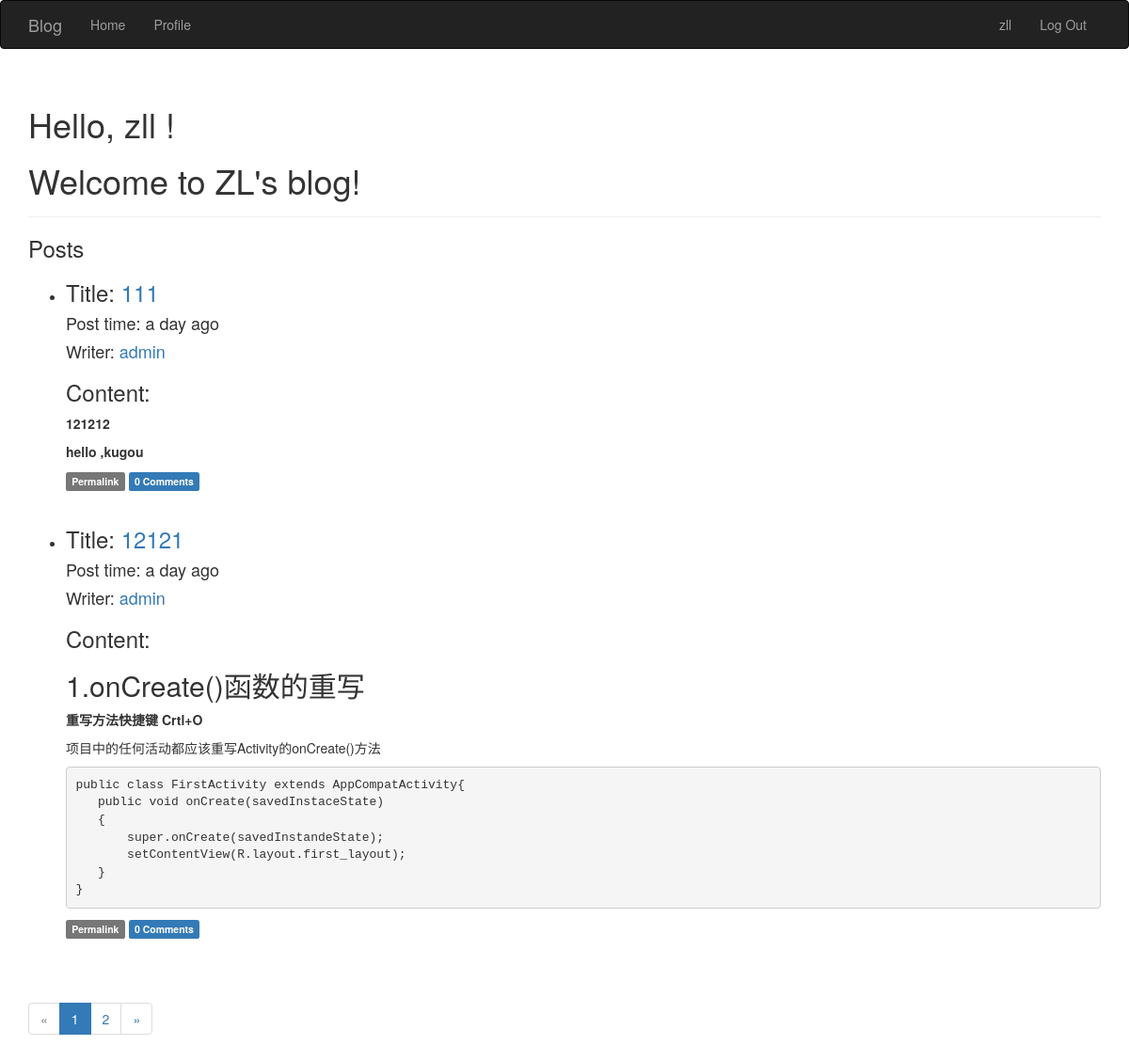
Screenshot of / (signed in) with the database file from the repository.
### app/models.py (models this page shows, shortened)
class User(UserMixin, db.Model):
    __tablename__ = 'users'
    id = db.Column(db.Integer, primary_key=True)
    username = db.Column(db.String(64), unique=True, index=True)
    role_id = db.Column(db.Integer, db.ForeignKey('roles.id'))
    password_hash = db.Column(db.String(128))
    email = db.Column(db.String(64), unique=True, index=True)
    posts = db.relationship('Post', backref = 'author', lazy = 'dynamic')
    avatar_hash = db.Column(db.String(32))
    name = db.Column(db.String(64))#real name
    location = db.Column(db.String(64))
    about_me = db.Column(db.Text())
    member_since = db.Column(db.DateTime(), default=datetime.utcnow)
    last_seen = db.Column(db.DateTime(), default=datetime.utcnow)
    avatar = db.Column(db.String(128), default=None)
    comments = db.relationship('Comment', backref='author', lazy='dynamic')
    def ping(self):
        self.last_seen = datetime.utcnow()
        db.session.add(self)
    def can(self, permissions):
        return self.role is not None and (self.role.permissions & permissions) == permissions
    def is_administrator(self):
        return self.can(PERMISSION.ADMIN)
    @property
    def password(self):
        raise AttributeError('password is not a readable attribute')

class Post(db.Model):
    __tablename__ = 'posts'
    id = db.Column(db.Integer, primary_key=True)
    title  = db.Column(db.String, default='this blog')
    body = db.Column(db.Text)
    timestamp = db.Column(db.DateTime, index=True, default=datetime.utcnow)
    author_id = db.Column(db.Integer, db.ForeignKey('users.id'))
    body_html = db.Column(db.Text)#保存转换后markdown文章的html代码
    comments = db.relationship('Comment', backref='post', lazy='dynamic')

### app/main/views.py (the view)
@main.route('/', methods=['GET','POST'])
def index():
    form = PostForm()
    if current_user.can(PERMISSION.WRITE) and form.validate_on_submit():
        post = Post(title=form.title.data, body=form.body.data, author=current_user._get_current_object())
        db.session.add(post)
        db.session.commit()
        return redirect(url_for('.index'))
    page = request.args.get('page', 1, type=int)
    pagination = Post.query.order_by(Post.timestamp.desc()).paginate(
        page, per_page=current_app.config['FLASKY_POSTS_PER_AGE'],
        error_out=False
    )
    posts = pagination.items
    return render_template('index.html', form=form, posts=posts, pagination=pagination)

### app/auth/views.py (called while the page is built)
@auth.before_app_request
def before_request():
    if current_user.is_authenticated:
        current_user.ping()

### app/main/__init__.py (called while the page is built)
@main.app_context_processor
def inject_permissions():
    return dict(Permission=PERMISSION)

### app/models.py (called while the page is built)
@login_manager.user_loader
def load_user(user_id):
    return User.query.get(int(user_id))

### app/templates/index.html (shortened to what this page needs)
{% extends "base.html" %}
{% import "bootstrap/wtf.html" as wtf %}
{% import "_macros.html" as macros %}
{% block head %}
{{ super() }}
{% endblock %}
{% block page_content %}
<div class="page-header">
    <h1>Hello,
        {% if current_user.is_authenticated %}
        {{ current_user.username }}
        {% else %}
        Stranger
        {% endif %}!
    </h1>
    <h1>Welcome to ZL's blog!</h1>
</div>
<h3>Posts</h3>
{% include '_posts.html' %}
    {% if pagination %}
<div class="pagination">
    {{ macros.pagination_widget(pagination, '.index') }}
</div>
    {% endif %}
{% endblock %}

### app/templates/base.html (shortened to what this page needs)
{% extends "bootstrap/base.html" %}
{% block head %}
{{ super() }}
{% endblock %}
{% block navbar %}
<div class="navbar navbar-inverse" role="navigation">
    <div class="container">
        <div class="navbar-header">
            <a class="navbar-brand" href="/">Blog</a>
        </div>
        <div class="navbar-collapse collapse">
            <ul class="nav navbar-nav">
                <li><a href="/">Home</a></li>
                {% if current_user.is_authenticated %}
                <li><a href="{{ url_for('main.user', username=current_user.username) }}">
                    Profile</a></li>
                {% endif %}
            </ul>
            <ul class="nav navbar-nav navbar-right">
                {% if current_user.is_authenticated %}
                    <li><a href="{{ url_for('main.user', username=current_user.username) }}">{{ current_user.username }}</a></li>
                    <li><a href="{{ url_for('auth.logout') }}">Log Out</a></li>
                {% else %}
                    <li><a href="{{ url_for('auth.login') }}">Log In</a> </li>
                {% endif %}
            </ul>
        </div>
    </div>
</div>
{% endblock %}
{% block content %}
<div class="container">
    {% block page_content %}{% endblock %}
</div>
{% endblock %}

### app/templates/_posts.html (shortened to what this page needs)
<ul class="posts">
    {% for post in posts %}
    <li class="post">
        <div class="post-title">
            <h3>Title: <a href="{{ url_for('.post', id=post.id) }}">{{ post.title }} </a></h3>
        </div>
        <div class="post-content">
            <div class="post-date"><h4>Post time: {{ moment(post.timestamp).fromNow() }}</h4></div>
            <div class="post-author"><h4>Writer: <a href="{{ url_for('.user', username=post.author.username) }}">{{ post.author.username }}</a></h4></div>
            <div class="post-body"><h3>Content:</h3>
                {% if post.body_html %}
                {{ post.body_html | safe }}
                {% else %}
                {{ post.body }}
                {% endif %}
            </div>
            <div class="post-footer">
                <a href="{{ url_for('.post', id=post.id)}}">
                    <span class="label label-default">Permalink</span>
                    <a href="{{ url_for('.post', id=post.id) }}#comments">
                    <span class="label label-primary">{{ post.comments.count() }} Comments</span>
                    </a>
                </a>
            </div><br>
        </div>
    </li>
    {% endfor %}
</ul>

### rows the page displays
User: username "zll"
Post: title "111", timestamp "a day ago", author.username "admin", body_html "121212 hello ,kugou", comments.count "0"
Post: title "12121", timestamp "a day ago", author.username "admin", body_html "1.onCreate()函数的重写 重写方法快捷键 Crtl+O 项目中的任何活动都应该重写Activity的onCreate()方法 public class FirstActivity extends AppCompatActivity{ public void onCreate(savedInstaceState) { super.onCreate(savedInstandeState); setContentView(R.layout.first_layout); } }", comments.count "0"

### other values shown
{{ p }} "1"
{{ p }} "2"
